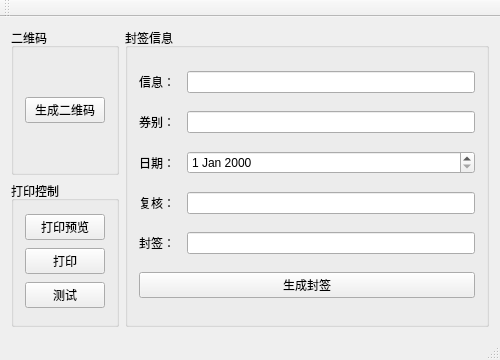
<?xml version="1.0" encoding="UTF-8"?>
<ui version="4.0">
 <class>QKXSlipTestClass</class>
 <widget class="QMainWindow" name="QKXSlipTestClass">
  <property name="geometry">
   <rect>
    <x>0</x>
    <y>0</y>
    <width>500</width>
    <height>360</height>
   </rect>
  </property>
  <property name="windowTitle">
   <string>QKXSlipTest</string>
  </property>
  <widget class="QWidget" name="centralWidget">
   <layout class="QHBoxLayout" name="horizontalLayout">
    <item>
     <layout class="QVBoxLayout" name="verticalLayout_2">
      <item>
       <widget class="QGroupBox" name="groupBox">
        <property name="title">
         <string>二维码</string>
        </property>
        <layout class="QVBoxLayout" name="verticalLayout">
         <item>
          <widget class="QPushButton" name="pushButton_CreateQR">
           <property name="text">
            <string>生成二维码</string>
           </property>
          </widget>
         </item>
        </layout>
       </widget>
      </item>
      <item>
       <widget class="QGroupBox" name="groupBox_3">
        <property name="title">
         <string>打印控制</string>
        </property>
        <layout class="QVBoxLayout" name="verticalLayout_3">
         <item>
          <widget class="QPushButton" name="pushButton_PrePrint">
           <property name="text">
            <string>打印预览</string>
           </property>
          </widget>
         </item>
         <item>
          <widget class="QPushButton" name="pushButton_Print">
           <property name="text">
            <string>打印</string>
           </property>
          </widget>
         </item>
         <item>
          <widget class="QPushButton" name="pushButton_Test">
           <property name="text">
            <string>测试</string>
           </property>
          </widget>
         </item>
        </layout>
       </widget>
      </item>
     </layout>
    </item>
    <item>
     <widget class="QGroupBox" name="groupBox_2">
      <property name="title">
       <string>封签信息</string>
      </property>
      <layout class="QGridLayout" name="gridLayout">
       <item row="1" column="2">
        <widget class="QLineEdit" name="lineEdit_QBInfo"/>
       </item>
       <item row="2" column="0" colspan="2">
        <widget class="QLabel" name="label_3">
         <property name="text">
          <string>日期：</string>
         </property>
        </widget>
       </item>
       <item row="2" column="2">
        <widget class="QDateEdit" name="dateEdit_date"/>
       </item>
       <item row="0" column="0">
        <widget class="QLabel" name="label">
         <property name="text">
          <string>信息：</string>
         </property>
        </widget>
       </item>
       <item row="0" column="2">
        <widget class="QLineEdit" name="lineEdit_QRcode"/>
       </item>
       <item row="1" column="0" colspan="2">
        <widget class="QLabel" name="label_2">
         <property name="text">
          <string>券别：</string>
         </property>
        </widget>
       </item>
       <item row="3" column="2">
        <widget class="QLineEdit" name="lineEdit_FHInfo"/>
       </item>
       <item row="4" column="2">
        <widget class="QLineEdit" name="lineEdit_FQInfo"/>
       </item>
       <item row="3" column="0" colspan="2">
        <widget class="QLabel" name="label_4">
         <property name="text">
          <string>复核：</string>
         </property>
        </widget>
       </item>
       <item row="4" column="0">
        <widget class="QLabel" name="label_5">
         <property name="text">
          <string>封签：</string>
         </property>
        </widget>
       </item>
       <item row="5" column="0" colspan="3">
        <widget class="QPushButton" name="pushButton_CreateFQ">
         <property name="text">
          <string>生成封签</string>
         </property>
        </widget>
       </item>
      </layout>
     </widget>
    </item>
   </layout>
  </widget>
  <widget class="QMenuBar" name="menuBar">
   <property name="geometry">
    <rect>
     <x>0</x>
     <y>0</y>
     <width>500</width>
     <height>23</height>
    </rect>
   </property>
  </widget>
  <widget class="QToolBar" name="mainToolBar">
   <attribute name="toolBarArea">
    <enum>TopToolBarArea</enum>
   </attribute>
   <attribute name="toolBarBreak">
    <bool>false</bool>
   </attribute>
  </widget>
  <widget class="QStatusBar" name="statusBar"/>
 </widget>
 <layoutdefault spacing="6" margin="11"/>
 <resources>
  <include location="QKXSlipTest.qrc"/>
 </resources>
 <connections/>
</ui>
